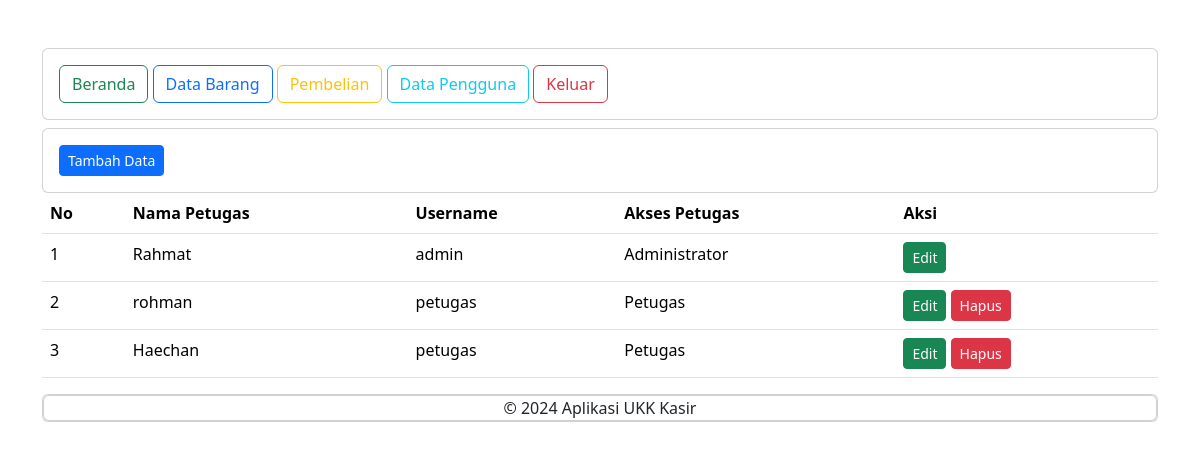
The page /administrator/data_pengguna.php (signed in) on the database its author committed.
### tables this page shows
CREATE TABLE `petugas` (
  `id_petugas` int(11) NOT NULL,
  `nama_petugas` varchar(25) NOT NULL,
  `username` text NOT NULL,
  `password` text NOT NULL,
  `level` int(11) NOT NULL
);

### administrator/data_pengguna.php (the view, shortened to what this page needs)
<?php
include '../koneksi.php';
include "header.php";
include "navbar.php";
?>
<div class="card mt-2">
    <div class="card-body">
        <button type="button" class="btn btn-primary btn-sm" data-bs-toggle="modal" data-bs-target="#tambah-data">
            Tambah Data
        </button>
    </div>
    </div>
    <div class="card-body">
        <table class="table">
            <thead>
                <tr>
                    <th>No</th>
                    <th>Nama Petugas</th>
                    <th>Username</th>
                    <th>Akses Petugas</th>
                    <th>Aksi</th>
                </tr>
            </thead>
            <tbody>
                <?php
                $no = 1;
                $data = mysqli_query($koneksi,"select * from petugas");
                while($d = mysqli_fetch_array($data)){
                    ?>
                    <tr>
                        <td><?= $no++ ?></td>
                        <td><?= $d['nama_petugas']; ?></td>
                        <td><?= $d['username']; ?></td>
                        <td>
                            <?php
                            if ($d['level'] == '1') { ?>
                                Administrator
                            <?php } else { ?>
                                Petugas
                            <?php } ?>
                        </td>
                        <td>
                            <button type="button" class="btn btn-success btn-sm" data-bs-toggle="modal" data-bs-target="#edit-data<?= $d['id_petugas'] ?>">
                                Edit
                            </button>
                            <?php
                            if ($d['level'] == $_SESSION['level']) { ?>
                            <?php } else { ?>
                                <button type="button" class="btn btn-danger btn-sm" data-bs-toggle="modal" data-bs-target="#hapus-data<?= $d['id_petugas'] ?>">
                                Hapus
                                </button>
                            <?php } ?>
                        </td>
                    </tr>
                <?php } ?>
            </tbody>
        </table>
    </div>
</div>
<?php
include "footer.php";
?>

### rows shown on the page
petugas: nama_petugas "Rahmat", username "admin", level "Administrator"
petugas: nama_petugas "rohman", username "petugas", level "Petugas"
petugas: nama_petugas "Haechan", username "petugas", level "Petugas"
